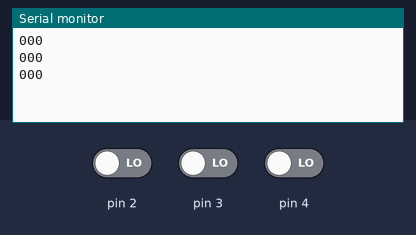
This sketch was run on a simulated Arduino Uno, built with avr-gcc and run on an emulated ATmega328P. Shown: the last lines printed to the serial monitor. The test bench sets the inputs (shaded band); at power-on: pin 2 LOW, pin 3 LOW, pin 4 LOW.

Above: at 2.8 s.
2.9 s: pin 2 driven HIGH
At 3.8 s:
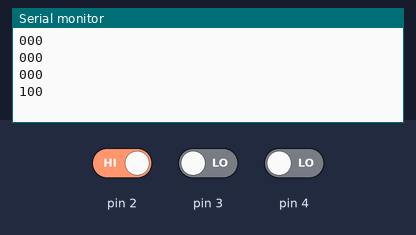
4.4 s: pin 3 driven HIGH
At 5.7 s:
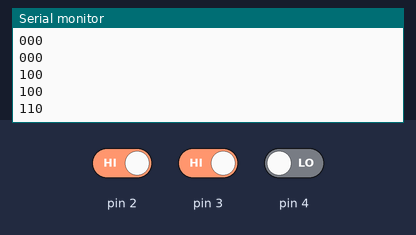
5.9 s: pin 4 driven HIGH
At 6.7 s:
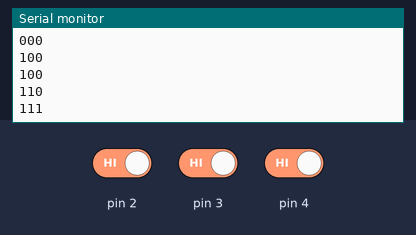
7.4 s: pin 2 driven LOW
At 8.7 s:
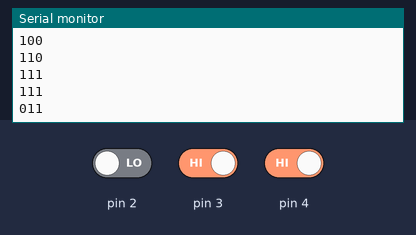
8.9 s: pin 3 driven LOW
At 9.8 s:
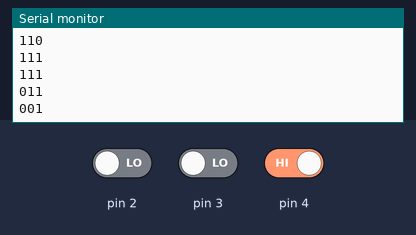
Timing chart, 0 to 11.4 s (numbered marks = the images above; inputs shaded):
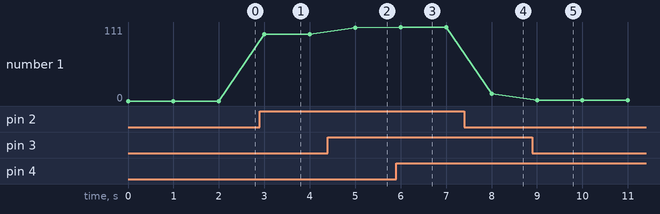

The sketch:

Buttons.ino
```cpp
int val1,val2,val3;

void setup() {
  // put your setup code here, to run once:
  pinMode(2, INPUT);
  pinMode(3, INPUT);
  pinMode(4, INPUT);
  Serial.begin(9600);
}

void loop() {
  // put your main code here, to run repeatedly:
  val1 = digitalRead(2);
  val2 = digitalRead(3);
  val3 = digitalRead(4);
  Serial.print(val1);
  Serial.print(val2);
  Serial.println(val3);
  delay(1000);
}
```

Measured:
- after the input at 2.9 s, the serial monitor: prints a new line after 0.10 s (image 1)
- after the input at 4.4 s, the serial monitor: prints a new line after 0.60 s (image 2)
- after the input at 5.9 s, the serial monitor: prints a new line after 0.10 s (image 3)
- after the input at 7.4 s, the serial monitor: prints a new line after 0.60 s (image 4)
- after the input at 8.9 s, the serial monitor: prints a new line after 0.10 s (image 5)
- plotted number 1: 0 → 100 after the input at 2.9 s, 100 → 110 after the input at 4.4 s, 110 → 111 after the input at 5.9 s, 111 → 11 after the input at 7.4 s, 11 → 1 after the input at 8.9 s
